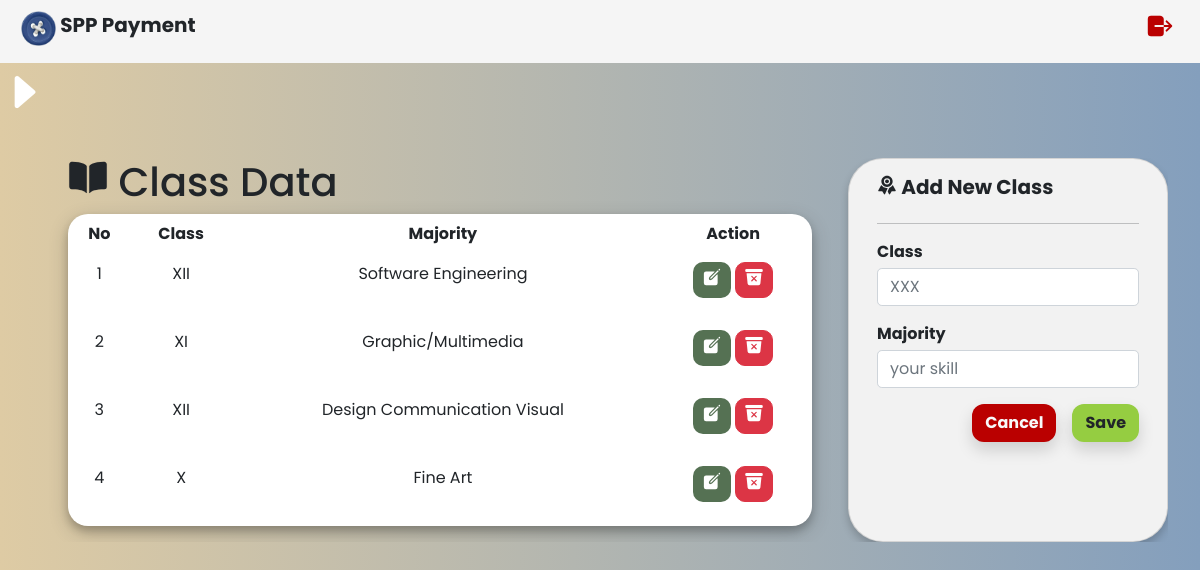
The page /ash/admin/class.php (signed in) on the database its author committed.
### tables this page shows
CREATE TABLE `class` (
  `idcls` int(11) NOT NULL,
  `clsname` varchar(10) NOT NULL,
  `skillcom` varchar(50) NOT NULL,
  `skillsort` varchar(20) NOT NULL
);

### ash/admin/class.php (the view, shortened to what this page needs)
<?php
include('../connect.php');
$query = $maru->query('SELECT * FROM class')->fetchAll();
?>
<!DOCTYPE html>
<html lang="en">
<head>
    <link href="https://cdn.jsdelivr.net/npm/bootstrap@5.0.2/dist/css/bootstrap.min.css" rel="stylesheet">
</head>
<body>
  <ul id="en">
    <img src="../totoro.png" class="img" width="35" height="35"> SPP Payment
    <a href="../logout.php" onclick="return confirm('Are You Sure?')" class="txt"><ion-icon name="log-out"></ion-icon></a>
  </ul>
  <span onclick="openNav()" class="to" ><ion-icon name="caret-forward"></ion-icon></span>
  <div id="main">
  <div class="container-fluid">
    <div class="container table-responsive">
      <div class="d-grip gap-2 col-12">
    <div class="row">
    <div class="col">
        <div class="container">
            <h1 class="d-flex"><ion-icon name="book"></ion-icon>&nbsp;Class Data</h1>
            <table class="table table-borderless table-hover table-responsive-sm mt-2 text-center" style="border-radius: 20px;background:#fff;box-shadow: 0 5px 9px 0 rgba(0, 0, 0, 0.2), 0 6px 20px 0 rgba(0, 0, 0, 0.19);">
                <thead>
                    <tr>
                        <th scope="col">No</th>
                        <th scope="col">Class</th>
                        <th scope="col">Majority</th>
                        <th scope="col">Action</th>
                    </tr>
                </thead>
                <?php
                    $no=1;
                    foreach ($query as $query):?>
                <tbody>
                    <tr>
                        <td><?php echo $no;$no++; ?></td>
                        <td><?=$query['clsname']?></td>
                        <td><?=$query['skillcom']?></td>
                        <td>
                        <a href="upd-class.php?idcls=<?=$query['idcls'];?>" class="btn btn-sm text-white mb-3" style="background-color: #557153;border-radius:10px"><ion-icon name="create" style="font-size: 20px;"></ion-icon></a>
                    <a href="del-class.php?idcls=<?=$query['idcls'];?>" class="btn btn-danger mb-3 btn-sm text-white" style="border-radius:10px"><ion-icon name="trash-bin" class="text-center" style="font-size: 20px;"></ion-icon></a>
                        </td>
                    </tr>
                </tbody>
                <?php endforeach ?>
            </table>
        </div>
    </div>
      <div class="card" style="width: 20rem;">
      <div class="card-body">
      <form action="cre-class.php" method="post">
                <div class="d-flex">
                    <ion-icon name="ribbon" style="font-size: 20px;"></ion-icon>&nbsp;
                    <h5 class="fw-bold">Add New Class</h5>
                </div>
                <hr class="divider">
                <div class="mb-3 mt-3">
                    <label for="form-label" class="fw-bold mb-1">Class</label>
                    <input type="text" name="clsname" class="form-control rounded-3" placeholder="XXX" required>
                </div>
                <div class="mb-3">
                    <label for="form-label" class="fw-bold mb-1">Majority</label>
                    <input type="text" name="skillcom" class="form-control rounded-3" placeholder="your skill" required>
                </div>
                <div class="mb-2 d-flex" style="float: right;">
                    <a href="class.php" class="btn btn text-center text-light fw-bold shadow" style="background-color:#ba0000;border-radius:12px">Cancel</a>&emsp;
                    <button type="submit" class="btn btn text-center fw-bold shadow" style="background-color:#95CD41;border-radius:12px">Save</button>
                </div>
            </form>
        </div>
      </div>
    </div>
  </div>
</div>
  </div>
</body>
</html>

### ash/admin/class.php (style rules this page uses)
#main { transition: margin-left .5s; padding: 20px; }
#en { transition: margin-left .5s; padding: 5px; }
.to { font-size: 50px; color: white; }
ul { list-style-type: none; margin: 0; padding: 0; overflow: hidden; font-size: 20px; font-weight: bold; background-color: #f5f5f5; }
.img { margin-top: 6px; margin-left: 16px; margin-bottom: 2px; }
body { font-family: 'Poppins', sans-serif; background-image: linear-gradient(to right, #DECBA4, #849FBD); }
.txt { float: right; color: #ba0000; text-decoration: none; margin-top: 4px; margin-bottom: 4px; font-size: 30px; margin-right: 20px; }
.card { background-color: #f2f2f2; border-radius: 35px; box-shadow: 0 5px 9px 0 rgba(0, 0, 0, 0.2), 0 6px 20px 0 transparent; }

### rows shown on the page
class: clsname "XII", skillcom "Software Engineering"
class: clsname "XI", skillcom "Graphic/Multimedia"
class: clsname "XII", skillcom "Design Communication Visual"
class: clsname "X", skillcom "Fine Art"
